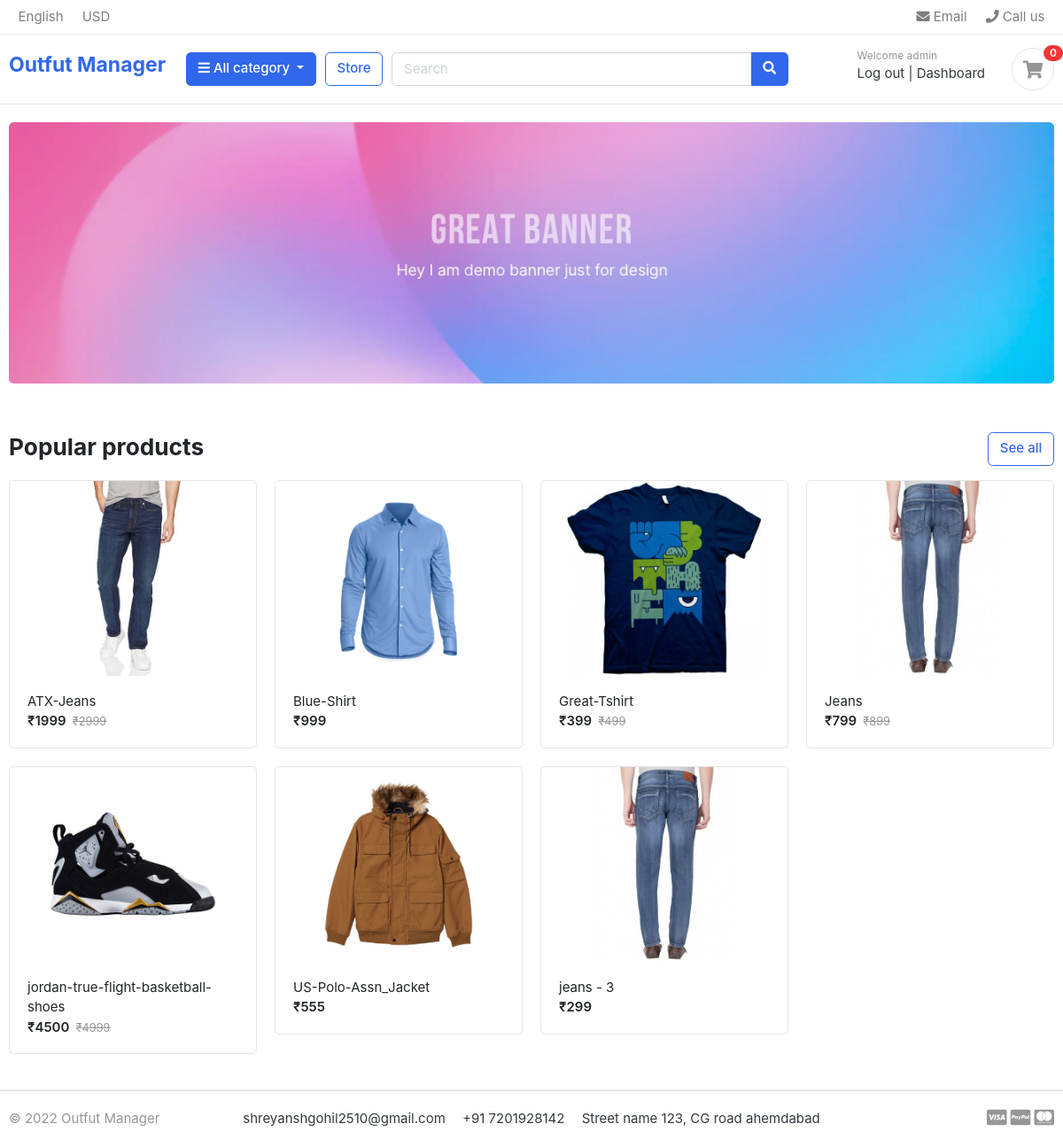
The app's page / (signed in) with its own data.
### store/models.py (models this page shows, shortened)
class Product(models.Model):
    category = models.ForeignKey(Category,on_delete=models.CASCADE)
    product_name = models.CharField(max_length=200)
    product_desc = models.TextField()
    price_main = models.IntegerField(validators=[MinValueValidator(0)],blank=True,null=True)
    price_discount = models.IntegerField(validators=[MinValueValidator(0)])
    product_img = models.ImageField(default='default/default.jpg',null=True,blank =True,upload_to ='products' )
    stock = models.IntegerField(validators=[MinValueValidator(0)])
    is_available = models.BooleanField(default=True)
    modified_date = models.DateTimeField(auto_now=True)
    colors = models.ManyToManyField('Color')
    sizes = models.ManyToManyField('Size')
    created = models.DateTimeField(auto_now_add=True,null=True)
    id = models.UUIDField(default = uuid.uuid4,unique = True,primary_key = True,editable = False)

### store/views.py (the view)
# urls.py: path('',views.home,name='home'),
def home(request):
    products = Product.objects.filter(is_available=True)
    context = {'products': products}
    return render(request, 'store/home.html', context)

### store/context_processors.py (called while the page is built)
def menu_links(requst):
    links = Category.objects.all()
    return dict(links=links)

def counter(request):
    cart_count = 0
    cart = Cart.objects.filter(cart_id=_cart_id(request))
    if request.user.is_authenticated:
        cart_iteams = CartItem.objects.all().filter(user = request.user)
    else:
        cart_iteams = CartItem.objects.all().filter(cart=cart[:1])
    for cart_iteam in cart_iteams:
        cart_count += cart_iteam.quantity
    return dict(cart_count=cart_count)

### store/models.py (called while the page is built)
    def cat_url(self):
        return reverse('store_cat',args=[self.category_name])

### store/views.py (called while the page is built)
def _cart_id(request):
    cart = request.session.session_key
    if not cart:
        cart = request.session.create()
    return cart

### store/templates/store/home.html
{%extends 'main.html'%}
{%load static %}
{%block content%}
<section class="section-intro padding-y-sm">
    <div class="container">
        <div class="intro-banner-wrap">
            <img src="{% static 'images/banners/1.jpg'%}" class="img-fluid rounded">
        </div>
    </div>
</section>
<section class="section-name padding-y-sm">
    <div class="container">
        <header class="section-heading">
            <a href="{%url 'store'%}" class="btn btn-outline-primary float-right">See all</a>
            <h3 class="section-title">Popular products</h3>
        </header>
        <div class="row">
            {%for product in products%}
            <div class="col-md-3">
                <div class="card card-product-grid">
                    <a href="{% url 'single_product' product.id %}" class="img-wrap"> <img src="{{product.product_img.url}}"> </a>
                    <figcaption class="info-wrap">
                        <a href="{% url 'single_product' product.id %}" class="title">{{product.product_name}}</a>
                        <span class="price">&#8377;{{product.price_discount}}</span>
                        {%if product.price_main%}
                        <del class="price-old">&#8377;{{product.price_main}}</del>
                        {%endif%}
                    </figcaption>
                </div>
            </div>
              {%endfor%}
        </div>
    </div>
</section>
{%endblock content%}

### templates/includes/navbar.html (shortened to what this page needs)
{%load static %}
<header class="section-header">
    <nav class="navbar p-md-0 navbar-expand-sm navbar-light border-bottom">
        <div class="container">
            <div class="collapse navbar-collapse" id="navbarTop4">
                <ul class="navbar-nav mr-auto">
                    <li class="nav-item dropdown">
                        <a href="#" class="nav-link"> English </a>
                    </li>
                    <li class="nav-item dropdown">
                        <a href="#" class="nav-link"> USD </a>
                    </li>
                </ul>
                <ul class="navbar-nav">
                    <li><a href="#" class="nav-link"> <i class="fa fa-envelope"></i> Email </a></li>
                    <li><a href="#" class="nav-link"> <i class="fa fa-phone"></i> Call us </a></li>
                </ul>
            </div>
        </div>
    </nav>
    <section class="header-main border-bottom">
        <div class="container">
            <div class="row align-items-center">
                <div class="col-lg-2 col-md-3 col-6">
                    <a href="/" class="brand-wrap">
                        <h3 style="font-size: 23px;">Outfut Manager</h3>
                    </a>
                </div>
                <div class="col-lg col-sm col-md col-6 flex-grow-0">
                    <div class="category-wrap dropdown d-inline-block float-right">
                        <button type="button" class="btn btn-primary dropdown-toggle" data-toggle="dropdown">
                            <i class="fa fa-bars"></i> All category
                        </button>
                    </div>
                </div>
                <a href="{% url 'store' %}" class="btn btn-outline-primary">Store</a>
                <div class="col-lg  col-md-6 col-sm-12 col">
                    <form action="{% url 'store'%}" class="search" method="get">
                        <div class="input-group w-100">
                            <input type="text" class="form-control" style="width:60%;" placeholder="Search"
                                name='search_query' value="">
                            <div class="input-group-append">
                                <button class="btn btn-primary" type="submit">
                                    <i class="fa fa-search"></i>
                                </button>
                            </div>
                        </div>
                    </form>
                </div>
                <div class="col-lg-3 col-sm-6 col-8 order-2 order-lg-3">
                    <div class="d-flex justify-content-end mb-3 mb-lg-0">
                        <div class="widget-header">
                            {%if user.is_authenticated%}
                            <small class="title text-muted">Welcome {{request.user}}</small>
                            {%else%}
                            <small class="title text-muted">Welcome guest!</small>
                            {%endif%}
                            <div>
                                {%if user.is_authenticated%}
                                <a href="{%url 'user_logout'%}">Log out |</a>
                                <a href="{%url 'dashboard'%}">Dashboard</a>
                                {%else%}
                                <a href="{%url 'login'%}">Sign in</a> <span class="dark-transp"> | </span>
                                <a href="{%url 'register'%}"> Register</a>
                                {%endif%}
                            </div>
                        </div>
                        <a href="{%url 'cart'%}" class="widget-header pl-3 ml-3">
                            <div class="icon icon-sm rounded-circle border"><i class="fa fa-shopping-cart"></i></div>
                            <span class="badge badge-pill badge-danger notify">{{cart_count}}</span>
                        </a>
                    </div>
                </div>
            </div>
        </div>
    </section>
</header>

### static/css/ui.css (style rules this page uses)
html { font-family: "Inter", sans-serif; font-size: 15px; }
.img-wrap { text-align: center; display: block; }
.img-wrap img { max-width: 100%; }
.icon-xs, .icon-sm, .icon-md, .icon-lg { display: inline-block; text-align: center; flex-shrink: 0; flex-grow: 0; }
.icon-sm { width: 48px; height: 48px; line-height: 48px !important; font-size: 20px; }
.padding-y-sm { padding-top: 20px; padding-bottom: 20px; }
.section-heading { margin-bottom: 20px; margin-top: 15px; }
.section-title { color: #212529; }
.header-main { position: relative; padding-top: 1rem; padding-bottom: 1rem; }
.widget-header { display: inline-block; vertical-align: middle; position: relative; }
.widget-header a { color: #343a40; }
.widget-header i { color: #969696; }
.widget-header .title { display: block; }
.widget-header .notify { position: absolute; top: -3px; right: -10px; }
[class*=card-product] a.title { color: #212529; display: block; }
[class*=card-product] .img-wrap { overflow: hidden; position: relative; }
[class*=card-product] .img-wrap img { height: 100%; max-width: 100%; width: auto; display: inline-block; -o-object-fit: cover; object-fit: cover; }
.card-product-grid { margin-bottom: 20px; }
.card-product-grid .img-wrap { border-radius: 0.2rem 0.2rem 0 0; height: 220px; }
.card-product-grid .info-wrap { overflow: hidden; padding: 18px 20px; }
.card .img-wrap { overflow: hidden; }
.notify { position: absolute; top: -4px; right: -10px; display: inline-block; padding: 0.25em 0.6em; font-size: 12px; line-height: 1; text-align: center; border-radius: 3rem; color: #fff; background-color: #fa3434; }
.price { font-weight: 600; color: #212529; }
.price-old { color: #969696; margin-left: 3px; font-size: 85%; }

### records on screen
Product: product_img (picture), product_name "ATX-Jeans", price_discount "1999", price_main "2999"
Product: product_img (picture), product_name "Blue-Shirt", price_discount "999"
Product: product_img (picture), product_name "Great-Tshirt", price_discount "399", price_main "499"
Product: product_img (picture), product_name "Jeans", price_discount "799", price_main "899"
Product: product_img (picture), product_name "jordan-true-flight-basketball-shoes", price_discount "4500", price_main "4999"
Product: product_img (picture), product_name "US-Polo-Assn_Jacket", price_discount "555"
Product: product_img (picture), product_name "jeans - 3", price_discount "299"

### other values on screen
{{ request.user }} "admin"
{{ cart_count }} "0"
